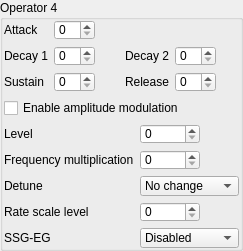
                  <widget class="QGroupBox" name="operator4">
                   <property name="sizePolicy">
                    <sizepolicy hsizetype="Preferred" vsizetype="Maximum">
                     <horstretch>0</horstretch>
                     <verstretch>0</verstretch>
                    </sizepolicy>
                   </property>
                   <property name="title">
                    <string>Operator 4</string>
                   </property>
                   <layout class="QVBoxLayout" name="verticalLayout_10">
                    <property name="leftMargin">
                     <number>1</number>
                    </property>
                    <property name="topMargin">
                     <number>0</number>
                    </property>
                    <property name="rightMargin">
                     <number>1</number>
                    </property>
                    <property name="bottomMargin">
                     <number>0</number>
                    </property>
                    <item>
                     <layout class="QGridLayout" name="gridLayout_2">
                      <item row="1" column="1">
                       <widget class="QSpinBox" name="op4_decay1">
                        <property name="sizePolicy">
                         <sizepolicy hsizetype="Preferred" vsizetype="Fixed">
                          <horstretch>0</horstretch>
                          <verstretch>0</verstretch>
                         </sizepolicy>
                        </property>
                        <property name="maximumSize">
                         <size>
                          <width>60</width>
                          <height>20</height>
                         </size>
                        </property>
                        <property name="toolTip">
                         <string>&lt;html&gt;&lt;head/&gt;&lt;body&gt;&lt;p&gt;&lt;span style=&quot; font-weight:600;&quot;&gt;First Decay Rate.&lt;/span&gt;&lt;/p&gt;&lt;p&gt;Determines the diminishing time for the sound. The higher the value, the shorter the decay.&lt;/p&gt;&lt;p&gt;It's the initial steep amplitude decay rate.</string>
                        </property>
                        <property name="maximum">
                         <number>31</number>
                        </property>
                       </widget>
                      </item>
                      <item row="0" column="1">
                       <widget class="QSpinBox" name="op4_attack">
                        <property name="sizePolicy">
                         <sizepolicy hsizetype="Preferred" vsizetype="Fixed">
                          <horstretch>0</horstretch>
                          <verstretch>0</verstretch>
                         </sizepolicy>
                        </property>
                        <property name="maximumSize">
                         <size>
                          <width>60</width>
                          <height>20</height>
                         </size>
                        </property>
                        <property name="toolTip">
                         <string>&lt;html&gt;&lt;head/&gt;&lt;body&gt;&lt;p&gt;&lt;span style=&quot; font-weight:600;&quot;&gt;Attack Rate.&lt;/span&gt;&lt;/p&gt;&lt;p&gt;Determines the rising time for the sound. The higher the value, the faster the attack.&lt;/p&gt;&lt;p&gt;Range from 0 to 31.&lt;/p&gt;&lt;/body&gt;&lt;/html&gt;</string>
                        </property>
                        <property name="maximum">
                         <number>31</number>
                        </property>
                       </widget>
                      </item>
                      <item row="1" column="0">
                       <widget class="QLabel" name="label_41">
                        <property name="toolTip">
                         <string>&lt;html&gt;&lt;head/&gt;&lt;body&gt;&lt;p&gt;&lt;span style=&quot; font-weight:600;&quot;&gt;First Decay Rate.&lt;/span&gt;&lt;/p&gt;&lt;p&gt;Determines the diminishing time for the sound. The higher the value, the shorter the decay.&lt;/p&gt;&lt;p&gt;It's the initial steep amplitude decay rate.</string>
                        </property>
                        <property name="text">
                         <string>Decay 1</string>
                        </property>
                       </widget>
                      </item>
                      <item row="1" column="3">
                       <widget class="QLabel" name="label_47">
                        <property name="toolTip">
                         <string>&lt;html&gt;&lt;head/&gt;&lt;body&gt;&lt;p&gt;&lt;span style=&quot; font-weight:600;&quot;&gt;Secondary Decay Rate.&lt;/span&gt;&lt;/p&gt;&lt;p&gt;Determines the diminishing time for the sound. The higher the value, the shorter the decay.&lt;/p&gt;&lt;p&gt;This is the long tail off of the sound that continues as long as the key is depressed.</string>
                        </property>
                        <property name="text">
                         <string>Decay 2</string>
                        </property>
                       </widget>
                      </item>
                      <item row="2" column="0">
                       <widget class="QLabel" name="label_40">
                        <property name="toolTip">
                         <string>&lt;html&gt;&lt;head/&gt;&lt;body&gt;&lt;p&gt;&lt;span style=&quot; font-weight:600;&quot;&gt;Sustain Level.&lt;/span&gt;&lt;/p&gt;&lt;p&gt;Determines the point at which the sound ceases to decay and changes to a sound having a constant level. The sustain level is expressed as a fraction of the maximum level. 0 is the softest and 15 is the loudest sustain level. Note that has Sustain flag must be set for this to have an effect.&lt;/p&gt;&lt;/body&gt;&lt;/html&gt;</string>
                        </property>
                        <property name="text">
                         <string>Sustain</string>
                        </property>
                       </widget>
                      </item>
                      <item row="2" column="3">
                       <widget class="QLabel" name="label_43">
                        <property name="toolTip">
                         <string>&lt;html&gt;&lt;head/&gt;&lt;body&gt;&lt;p&gt;&lt;span style=&quot; font-weight:600;&quot;&gt;Release Rate.&lt;/span&gt;&lt;/p&gt;&lt;p&gt;Determines the rate at which the sound disappears after KEY-OFF. The higher the value, the shorter the release.&lt;/p&gt;&lt;/body&gt;&lt;/html&gt;</string>
                        </property>
                        <property name="text">
                         <string>Release</string>
                        </property>
                       </widget>
                      </item>
                      <item row="0" column="0">
                       <widget class="QLabel" name="label_44">
                        <property name="toolTip">
                         <string>&lt;html&gt;&lt;head/&gt;&lt;body&gt;&lt;p&gt;&lt;span style=&quot; font-weight:600;&quot;&gt;Attack Rate.&lt;/span&gt;&lt;/p&gt;&lt;p&gt;Determines the rising time for the sound. The higher the value, the faster the attack.&lt;/p&gt;&lt;p&gt;Range from 0 to 31.&lt;/p&gt;&lt;/body&gt;&lt;/html&gt;</string>
                        </property>
                        <property name="text">
                         <string>Attack</string>
                        </property>
                       </widget>
                      </item>
                      <item row="2" column="1">
                       <widget class="QSpinBox" name="op4_sustain">
                        <property name="sizePolicy">
                         <sizepolicy hsizetype="Preferred" vsizetype="Fixed">
                          <horstretch>0</horstretch>
                          <verstretch>0</verstretch>
                         </sizepolicy>
                        </property>
                        <property name="maximumSize">
                         <size>
                          <width>60</width>
                          <height>20</height>
                         </size>
                        </property>
                        <property name="toolTip">
                         <string>&lt;html&gt;&lt;head/&gt;&lt;body&gt;&lt;p&gt;&lt;span style=&quot; font-weight:600;&quot;&gt;Sustain Level.&lt;/span&gt;&lt;/p&gt;&lt;p&gt;Determines the point at which the sound ceases to decay and changes to a sound having a constant level. The sustain level is expressed as a fraction of the maximum level. 0 is the softest and 15 is the loudest sustain level. Note that has Sustain flag must be set for this to have an effect.&lt;/p&gt;&lt;/body&gt;&lt;/html&gt;</string>
                        </property>
                        <property name="maximum">
                         <number>15</number>
                        </property>
                       </widget>
                      </item>
                      <item row="0" column="2" rowspan="3">
                       <spacer name="horizontalSpacer_6">
                        <property name="orientation">
                         <enum>Qt::Horizontal</enum>
                        </property>
                        <property name="sizeHint" stdset="0">
                         <size>
                          <width>10</width>
                          <height>20</height>
                         </size>
                        </property>
                       </spacer>
                      </item>
                      <item row="1" column="4">
                       <widget class="QSpinBox" name="op4_decay2">
                        <property name="sizePolicy">
                         <sizepolicy hsizetype="Preferred" vsizetype="Fixed">
                          <horstretch>0</horstretch>
                          <verstretch>0</verstretch>
                         </sizepolicy>
                        </property>
                        <property name="maximumSize">
                         <size>
                          <width>60</width>
                          <height>20</height>
                         </size>
                        </property>
                        <property name="toolTip">
                         <string>&lt;html&gt;&lt;head/&gt;&lt;body&gt;&lt;p&gt;&lt;span style=&quot; font-weight:600;&quot;&gt;Secondary Decay Rate.&lt;/span&gt;&lt;/p&gt;&lt;p&gt;Determines the diminishing time for the sound. The higher the value, the shorter the decay.&lt;/p&gt;&lt;p&gt;This is the long tail off of the sound that continues as long as the key is depressed.</string>
                        </property>
                        <property name="maximum">
                         <number>31</number>
                        </property>
                       </widget>
                      </item>
                      <item row="2" column="4">
                       <widget class="QSpinBox" name="op4_release">
                        <property name="sizePolicy">
                         <sizepolicy hsizetype="Preferred" vsizetype="Fixed">
                          <horstretch>0</horstretch>
                          <verstretch>0</verstretch>
                         </sizepolicy>
                        </property>
                        <property name="maximumSize">
                         <size>
                          <width>60</width>
                          <height>20</height>
                         </size>
                        </property>
                        <property name="toolTip">
                         <string>&lt;html&gt;&lt;head/&gt;&lt;body&gt;&lt;p&gt;&lt;span style=&quot; font-weight:600;&quot;&gt;Release Rate.&lt;/span&gt;&lt;/p&gt;&lt;p&gt;Determines the rate at which the sound disappears after KEY-OFF. The higher the value, the shorter the release.&lt;/p&gt;&lt;/body&gt;&lt;/html&gt;</string>
                        </property>
                        <property name="maximum">
                         <number>15</number>
                        </property>
                       </widget>
                      </item>
                      <item row="0" column="5" rowspan="3">
                       <spacer name="horizontalSpacer_7">
                        <property name="orientation">
                         <enum>Qt::Horizontal</enum>
                        </property>
                        <property name="sizeHint" stdset="0">
                         <size>
                          <width>10</width>
                          <height>20</height>
                         </size>
                        </property>
                       </spacer>
                      </item>
                     </layout>
                    </item>
                    <item>
                     <widget class="QCheckBox" name="op4_am">
                      <property name="sizePolicy">
                       <sizepolicy hsizetype="Preferred" vsizetype="Fixed">
                        <horstretch>0</horstretch>
                        <verstretch>0</verstretch>
                       </sizepolicy>
                      </property>
                      <property name="maximumSize">
                       <size>
                        <width>16777215</width>
                        <height>20</height>
                       </size>
                      </property>
                      <property name="toolTip">
                       <string>&lt;html&gt;&lt;head/&gt;&lt;body&gt;&lt;p&gt;&lt;span style=&quot; font-weight:600;&quot;&gt;Enable affecting by LFO&lt;/span&gt;&lt;/p&gt;&lt;p&gt;Make this operator be affected by LFO.&lt;/p&gt;&lt;/body&gt;&lt;/html&gt;</string>
                      </property>
                      <property name="text">
                       <string>Enable amplitude modulation</string>
                      </property>
                     </widget>
                    </item>
                    <item>
                     <layout class="QFormLayout" name="formLayout_4">
                      <item row="0" column="0">
                       <widget class="QLabel" name="label_45">
                        <property name="toolTip">
                         <string>&lt;html&gt;&lt;head/&gt;&lt;body&gt;&lt;p&gt;&lt;span style=&quot; font-weight:600;&quot;&gt;Total Level&lt;/span&gt;&lt;/p&gt;&lt;p&gt;TL (total level) represents the envelope’s highest amplitude, with 0 being the largest and 127 (decimal) the smallest. A change of one unit is about 0.75 dB.&lt;/p&gt;&lt;p&gt;Attenuates the operator output level. &lt;span style=&quot; font-weight:600;&quot;&gt;0&lt;/span&gt; is the loudest, &lt;span style=&quot; font-weight:600;&quot;&gt;127&lt;/span&gt; is the softest. In dependence on algorithm, varying the output level of any operator varies the volume of its corresponding channel. In FM synthesis, varying the output level of the carrier varies the volume of the channel. Varying the output of the modulator will change the frequency spectrum produced by the carrier.&lt;/p&gt;&lt;/body&gt;&lt;/html&gt;</string>
                        </property>
                        <property name="text">
                         <string>Level</string>
                        </property>
                       </widget>
                      </item>
                      <item row="0" column="1">
                       <widget class="QSpinBox" name="op4_level">
                        <property name="sizePolicy">
                         <sizepolicy hsizetype="Preferred" vsizetype="Fixed">
                          <horstretch>0</horstretch>
                          <verstretch>0</verstretch>
                         </sizepolicy>
                        </property>
                        <property name="maximumSize">
                         <size>
                          <width>60</width>
                          <height>20</height>
                         </size>
                        </property>
                        <property name="toolTip">
                         <string>&lt;html&gt;&lt;head/&gt;&lt;body&gt;&lt;p&gt;&lt;span style=&quot; font-weight:600;&quot;&gt;Total Level&lt;/span&gt;&lt;/p&gt;&lt;p&gt;TL (total level) represents the envelope’s highest amplitude, with 0 being the largest and 127 (decimal) the smallest. A change of one unit is about 0.75 dB.&lt;/p&gt;&lt;p&gt;Attenuates the operator output level. &lt;span style=&quot; font-weight:600;&quot;&gt;0&lt;/span&gt; is the loudest, &lt;span style=&quot; font-weight:600;&quot;&gt;127&lt;/span&gt; is the softest. In dependence on algorithm, varying the output level of any operator varies the volume of its corresponding channel. In FM synthesis, varying the output level of the carrier varies the volume of the channel. Varying the output of the modulator will change the frequency spectrum produced by the carrier.&lt;/p&gt;&lt;/body&gt;&lt;/html&gt;</string>
                        </property>
                        <property name="maximum">
                         <number>127</number>
                        </property>
                       </widget>
                      </item>
                      <item row="1" column="0">
                       <widget class="QLabel" name="label_42">
                        <property name="toolTip">
                         <string>&lt;html&gt;&lt;head/&gt;&lt;body&gt;&lt;p&gt;&lt;span style=&quot; font-weight:600;&quot;&gt;Frequency Multiplication Factor (MUL)&lt;/span&gt;&lt;/p&gt;&lt;p&gt;Operator's frequency is set to F-Number*Factor.&lt;/p&gt;&lt;p&gt;&lt;span style=&quot; text-decoration: underline;&quot;&gt;In simple words, increases operator's frequency to number of octaves.&lt;/span&gt;&lt;br/&gt;&lt;br/&gt;Where F-Number is:&lt;/p&gt;&lt;p&gt;F-Number = Music Frequency * 2^(20-Block) / 53267 Hz&lt;/p&gt;&lt;p&gt;Where Block is a Block Number. Roughly determines the octave.&lt;/p&gt;&lt;/body&gt;&lt;/html&gt;</string>
                        </property>
                        <property name="text">
                         <string>Frequency multiplication</string>
                        </property>
                       </widget>
                      </item>
                      <item row="1" column="1">
                       <widget class="QSpinBox" name="op4_freqmult">
                        <property name="sizePolicy">
                         <sizepolicy hsizetype="Preferred" vsizetype="Fixed">
                          <horstretch>0</horstretch>
                          <verstretch>0</verstretch>
                         </sizepolicy>
                        </property>
                        <property name="maximumSize">
                         <size>
                          <width>60</width>
                          <height>20</height>
                         </size>
                        </property>
                        <property name="toolTip">
                         <string>&lt;html&gt;&lt;head/&gt;&lt;body&gt;&lt;p&gt;&lt;span style=&quot; font-weight:600;&quot;&gt;Frequency Multiplication Factor (MUL)&lt;/span&gt;&lt;/p&gt;&lt;p&gt;Operator's frequency is set to F-Number*Factor.&lt;/p&gt;&lt;p&gt;&lt;span style=&quot; text-decoration: underline;&quot;&gt;In simple words, increases operator's frequency to number of octaves.&lt;/span&gt;&lt;br/&gt;&lt;br/&gt;Where F-Number is:&lt;/p&gt;&lt;p&gt;F-Number = Music Frequency * 2^(20-Block) / 53267 Hz&lt;/p&gt;&lt;p&gt;Where Block is a Block Number. Roughly determines the octave.&lt;/p&gt;&lt;/body&gt;&lt;/html&gt;</string>
                        </property>
                        <property name="maximum">
                         <number>15</number>
                        </property>
                       </widget>
                      </item>
                      <item row="2" column="0">
                       <widget class="QLabel" name="label_38">
                        <property name="toolTip">
                         <string>&lt;html&gt;&lt;head/&gt;&lt;body&gt;&lt;p&gt;&lt;span style=&quot; font-size:large; font-weight:600;&quot;&gt;Detune&lt;/span&gt;&lt;/p&gt;&lt;p&gt;Detune gives small variations from the overall frequency × MUL. The MSB of DT1 is a primitive sign bit, and the two LSB’s are magnitude bits. See the next page for a diagram. &lt;/p&gt;&lt;/body&gt;&lt;/html&gt;</string>
                        </property>
                        <property name="text">
                         <string>Detune</string>
                        </property>
                       </widget>
                      </item>
                      <item row="2" column="1">
                       <widget class="QComboBox" name="op4_detune">
                        <property name="maximumSize">
                         <size>
                          <width>150</width>
                          <height>20</height>
                         </size>
                        </property>
                        <property name="toolTip">
                         <string>&lt;html&gt;&lt;head/&gt;&lt;body&gt;&lt;p&gt;&lt;span style=&quot; font-size:large; font-weight:600;&quot;&gt;Detune&lt;/span&gt;&lt;/p&gt;&lt;p&gt;Detune gives small variations from the overall frequency × MUL. The MSB of DT1 is a primitive sign bit, and the two LSB’s are magnitude bits. See the next page for a diagram. &lt;/p&gt;&lt;/body&gt;&lt;/html&gt;</string>
                        </property>
                        <item>
                         <property name="text">
                          <string>No change</string>
                         </property>
                        </item>
                        <item>
                         <property name="text">
                          <string notr="true">×(1+ε)</string>
                         </property>
                        </item>
                        <item>
                         <property name="text">
                          <string notr="true">×(1+2ε)</string>
                         </property>
                        </item>
                        <item>
                         <property name="text">
                          <string notr="true">×(1+3ε)</string>
                         </property>
                        </item>
                        <item>
                         <property name="text">
                          <string>No change</string>
                         </property>
                        </item>
                        <item>
                         <property name="text">
                          <string notr="true">×(1-ε)</string>
                         </property>
                        </item>
                        <item>
                         <property name="text">
                          <string notr="true">×(1-2ε)</string>
                         </property>
                        </item>
                        <item>
                         <property name="text">
                          <string notr="true">×(1-3ε)</string>
                         </property>
                        </item>
                       </widget>
                      </item>
                      <item row="3" column="0">
                       <widget class="QLabel" name="label_39">
                        <property name="toolTip">
                         <string>&lt;html&gt;&lt;head/&gt;&lt;body&gt;&lt;p&gt;&lt;span style=&quot; font-weight:600;&quot;&gt;Rate Scale Level.&lt;/span&gt;&lt;/p&gt;&lt;p&gt;Attenuates output level towards higher pitch&lt;br/&gt;&lt;/p&gt;&lt;table border=&quot;1&quot; style=&quot; margin-top:0px; margin-bottom:0px; margin-left:0px; margin-right:0px;&quot; cellspacing=&quot;0&quot; cellpadding=&quot;0&quot;&gt;&lt;tr&gt;&lt;td&gt;&lt;p align=&quot;center&quot;&gt;&lt;span style=&quot; font-weight:600;&quot;&gt;RSL&lt;/span&gt;&lt;/p&gt;&lt;/td&gt;&lt;td&gt;&lt;p align=&quot;center&quot;&gt;&lt;span style=&quot; font-weight:600;&quot;&gt;Attenuation&lt;/span&gt;&lt;/p&gt;&lt;/td&gt;&lt;/tr&gt;&lt;tr&gt;&lt;td&gt;&lt;p&gt;0&lt;/p&gt;&lt;/td&gt;&lt;td&gt;&lt;p&gt;-&lt;/p&gt;&lt;/td&gt;&lt;/tr&gt;&lt;tr&gt;&lt;td&gt;&lt;p&gt;1&lt;/p&gt;&lt;/td&gt;&lt;td&gt;&lt;p&gt;1.5 dB/oct&lt;/p&gt;&lt;/td&gt;&lt;/tr&gt;&lt;tr&gt;&lt;td&gt;&lt;p&gt;2&lt;/p&gt;&lt;/td&gt;&lt;td&gt;&lt;p&gt;3.0 dB/oct &lt;/p&gt;&lt;/td&gt;&lt;/tr&gt;&lt;tr&gt;&lt;td&gt;&lt;p&gt;3&lt;/p&gt;&lt;/td&gt;&lt;td&gt;&lt;p&gt;6.0 dB/oct &lt;/p&gt;&lt;/td&gt;&lt;/tr&gt;&lt;/table&gt;&lt;/body&gt;&lt;/html&gt;</string>
                        </property>
                        <property name="text">
                         <string>Rate scale level</string>
                        </property>
                       </widget>
                      </item>
                      <item row="3" column="1">
                       <widget class="QSpinBox" name="op4_ratescale">
                        <property name="sizePolicy">
                         <sizepolicy hsizetype="Preferred" vsizetype="Fixed">
                          <horstretch>0</horstretch>
                          <verstretch>0</verstretch>
                         </sizepolicy>
                        </property>
                        <property name="maximumSize">
                         <size>
                          <width>60</width>
                          <height>20</height>
                         </size>
                        </property>
                        <property name="toolTip">
                         <string>&lt;html&gt;&lt;head/&gt;&lt;body&gt;&lt;p&gt;&lt;span style=&quot; font-weight:600;&quot;&gt;Rate Scale Level.&lt;/span&gt;&lt;/p&gt;&lt;p&gt;Attenuates output level towards higher pitch&lt;br/&gt;&lt;/p&gt;&lt;table border=&quot;1&quot; style=&quot; margin-top:0px; margin-bottom:0px; margin-left:0px; margin-right:0px;&quot; cellspacing=&quot;0&quot; cellpadding=&quot;0&quot;&gt;&lt;tr&gt;&lt;td&gt;&lt;p align=&quot;center&quot;&gt;&lt;span style=&quot; font-weight:600;&quot;&gt;RSL&lt;/span&gt;&lt;/p&gt;&lt;/td&gt;&lt;td&gt;&lt;p align=&quot;center&quot;&gt;&lt;span style=&quot; font-weight:600;&quot;&gt;Attenuation&lt;/span&gt;&lt;/p&gt;&lt;/td&gt;&lt;/tr&gt;&lt;tr&gt;&lt;td&gt;&lt;p&gt;0&lt;/p&gt;&lt;/td&gt;&lt;td&gt;&lt;p&gt;-&lt;/p&gt;&lt;/td&gt;&lt;/tr&gt;&lt;tr&gt;&lt;td&gt;&lt;p&gt;1&lt;/p&gt;&lt;/td&gt;&lt;td&gt;&lt;p&gt;1.5 dB/oct&lt;/p&gt;&lt;/td&gt;&lt;/tr&gt;&lt;tr&gt;&lt;td&gt;&lt;p&gt;2&lt;/p&gt;&lt;/td&gt;&lt;td&gt;&lt;p&gt;3.0 dB/oct &lt;/p&gt;&lt;/td&gt;&lt;/tr&gt;&lt;tr&gt;&lt;td&gt;&lt;p&gt;3&lt;/p&gt;&lt;/td&gt;&lt;td&gt;&lt;p&gt;6.0 dB/oct &lt;/p&gt;&lt;/td&gt;&lt;/tr&gt;&lt;/table&gt;&lt;/body&gt;&lt;/html&gt;</string>
                        </property>
                        <property name="maximum">
                         <number>3</number>
                        </property>
                       </widget>
                      </item>
                      <item row="4" column="0">
                       <widget class="QLabel" name="label_46">
                        <property name="text">
                         <string>SSG-EG</string>
                        </property>
                       </widget>
                      </item>
                      <item row="4" column="1">
                       <widget class="QComboBox" name="op4_ssgeg">
                        <property name="maximumSize">
                         <size>
                          <width>150</width>
                          <height>20</height>
                         </size>
                        </property>
                        <property name="toolTip">
                         <string>&lt;html&gt;&lt;head/&gt;&lt;body&gt;&lt;p&gt;SSG-EG - &lt;span style=&quot; font-weight:600;&quot;&gt;S&lt;/span&gt;oftware-controlled &lt;span style=&quot; font-weight:600;&quot;&gt;S&lt;/span&gt;ound &lt;span style=&quot; font-weight:600;&quot;&gt;G&lt;/span&gt;enerator - Envelope generator.&lt;/p&gt;&lt;p&gt;The Envelope generator (EG) is an unique low-frequency signal generator which can be used to modulate the output of the tone channels.&lt;/p&gt;&lt;p&gt;Envelope shape register ($0D): &lt;/p&gt;&lt;table border=&quot;1&quot; style=&quot; margin-top:0px; margin-bottom:0px; margin-left:0px; margin-right:0px;&quot; cellspacing=&quot;2&quot; cellpadding=&quot;0&quot;&gt;&lt;tr&gt;&lt;td&gt;&lt;p align=&quot;center&quot;&gt;&lt;span style=&quot; font-weight:600;&quot;&gt;Bit &lt;/span&gt;&lt;/p&gt;&lt;/td&gt;&lt;td&gt;&lt;p align=&quot;center&quot;&gt;7 &lt;/p&gt;&lt;/td&gt;&lt;td&gt;&lt;p align=&quot;center&quot;&gt;6 &lt;/p&gt;&lt;/td&gt;&lt;td&gt;&lt;p align=&quot;center&quot;&gt;5 &lt;/p&gt;&lt;/td&gt;&lt;td&gt;&lt;p align=&quot;center&quot;&gt;4 &lt;/p&gt;&lt;/td&gt;&lt;td&gt;&lt;p align=&quot;center&quot;&gt;3 &lt;/p&gt;&lt;/td&gt;&lt;td&gt;&lt;p align=&quot;center&quot;&gt;2 &lt;/p&gt;&lt;/td&gt;&lt;td&gt;&lt;p align=&quot;center&quot;&gt;1 &lt;/p&gt;&lt;/td&gt;&lt;td&gt;&lt;p align=&quot;center&quot;&gt;0 &lt;/p&gt;&lt;/td&gt;&lt;/tr&gt;&lt;tr&gt;&lt;td&gt;&lt;p align=&quot;center&quot;&gt;&lt;span style=&quot; font-weight:600;&quot;&gt;Def &lt;/span&gt;&lt;/p&gt;&lt;/td&gt;&lt;td colspan=&quot;4&quot;&gt;&lt;p align=&quot;center&quot;&gt;- &lt;/p&gt;&lt;/td&gt;&lt;td&gt;&lt;p align=&quot;center&quot;&gt;CONT &lt;/p&gt;&lt;/td&gt;&lt;td&gt;&lt;p align=&quot;center&quot;&gt;ATT &lt;/p&gt;&lt;/td&gt;&lt;td&gt;&lt;p align=&quot;center&quot;&gt;ALT &lt;/p&gt;&lt;/td&gt;&lt;td&gt;&lt;p align=&quot;center&quot;&gt;HOLD &lt;/p&gt;&lt;/td&gt;&lt;/tr&gt;&lt;/table&gt;&lt;ul style=&quot;margin-top: 0px; margin-bottom: 0px; margin-left: 0px; margin-right: 0px; -qt-list-indent: 1;&quot;&gt;&lt;li style=&quot; margin-top:12px; margin-bottom:0px; margin-left:0px; margin-right:0px; -qt-block-indent:0; text-indent:0px;&quot;&gt;CONT: Should always be 1 ?&lt;/li&gt;&lt;li style=&quot; margin-top:0px; margin-bottom:0px; margin-left:0px; margin-right:0px; -qt-block-indent:0; text-indent:0px;&quot;&gt;ATT: Counter direction (0:Down, 1:Up)&lt;/li&gt;&lt;li style=&quot; margin-top:0px; margin-bottom:0px; margin-left:0px; margin-right:0px; -qt-block-indent:0; text-indent:0px;&quot;&gt;ALT: Alternate direction each period&lt;/li&gt;&lt;li style=&quot; margin-top:0px; margin-bottom:12px; margin-left:0px; margin-right:0px; -qt-block-indent:0; text-indent:0px;&quot;&gt;HOLD: Hold value after first period (depends on ALT)&lt;/li&gt;&lt;/ul&gt;&lt;p&gt;Envelope frequency = 8M / 2 / (256 * value) &lt;/p&gt;&lt;p&gt;Note that each period is 32 analog steps (5-bit internal counter).&lt;/p&gt;&lt;/body&gt;&lt;/html&gt;</string>
                        </property>
                        <item>
                         <property name="text">
                          <string>Disabled</string>
                         </property>
                        </item>
                        <item>
                         <property name="text">
                          <string notr="true">0001</string>
                         </property>
                        </item>
                        <item>
                         <property name="text">
                          <string notr="true">0010</string>
                         </property>
                        </item>
                        <item>
                         <property name="text">
                          <string notr="true">0011</string>
                         </property>
                        </item>
                        <item>
                         <property name="text">
                          <string notr="true">0100</string>
                         </property>
                        </item>
                        <item>
                         <property name="text">
                          <string notr="true">0101</string>
                         </property>
                        </item>
                        <item>
                         <property name="text">
                          <string notr="true">0110</string>
                         </property>
                        </item>
                        <item>
                         <property name="text">
                          <string notr="true">0111</string>
                         </property>
                        </item>
                        <item>
                         <property name="text">
                          <string notr="true">1000 \|\|\|\|</string>
                         </property>
                        </item>
                        <item>
                         <property name="text">
                          <string notr="true">1001 \_____</string>
                         </property>
                        </item>
                        <item>
                         <property name="text">
                          <string notr="true">1010 \/\/\/\/</string>
                         </property>
                        </item>
                        <item>
                         <property name="text">
                          <string notr="true">1011 \|¯¯¯¯</string>
                         </property>
                        </item>
                        <item>
                         <property name="text">
                          <string notr="true">1100 /|/|/|/|</string>
                         </property>
                        </item>
                        <item>
                         <property name="text">
                          <string notr="true">1101 /¯¯¯¯</string>
                         </property>
                        </item>
                        <item>
                         <property name="text">
                          <string notr="true">1110 /\/\/\/\</string>
                         </property>
                        </item>
                        <item>
                         <property name="text">
                          <string notr="true">1111 /|____</string>
                         </property>
                        </item>
                       </widget>
                      </item>
                     </layout>
                    </item>
                   </layout>
                  </widget>
